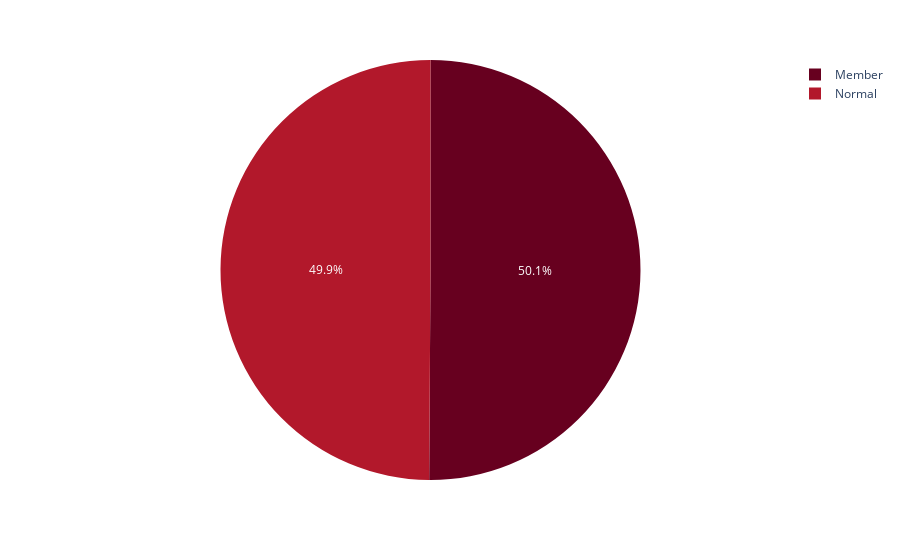

Here is the notebook cell this chart was saved with:
### Code cell
px.pie(df,'Customer type',color_discrete_sequence=px.colors.sequential.RdBu)

### Figure 1 — Plotly figure (JSON) as saved in the notebook; plotly's stock layout.template omitted (floating-point values rounded to 4 significant figures; data arrays with more than 128 entries replaced by an {"elided": "..."} marker saying what was removed)
{"data": [{"domain": {"x": [0, 1], "y": [0, 1]}, "hovertemplate": "Customer type=%{label}<extra></extra>", "labels": {"elided": "1000 str values"}, "legendgroup": "", "name": "", "showlegend": true, "type": "pie"}], "layout": {"legend": {"tracegroupgap": 0}, "margin": {"t": 60}, "piecolorway": ["rgb(103,0,31)", "rgb(178,24,43)", "rgb(214,96,77)", "rgb(244,165,130)", "rgb(253,219,199)", "rgb(247,247,247)", "rgb(209,229,240)", "rgb(146,197,222)", "rgb(67,147,195)", "rgb(33,102,172)", "rgb(5,48,97)"]}}
